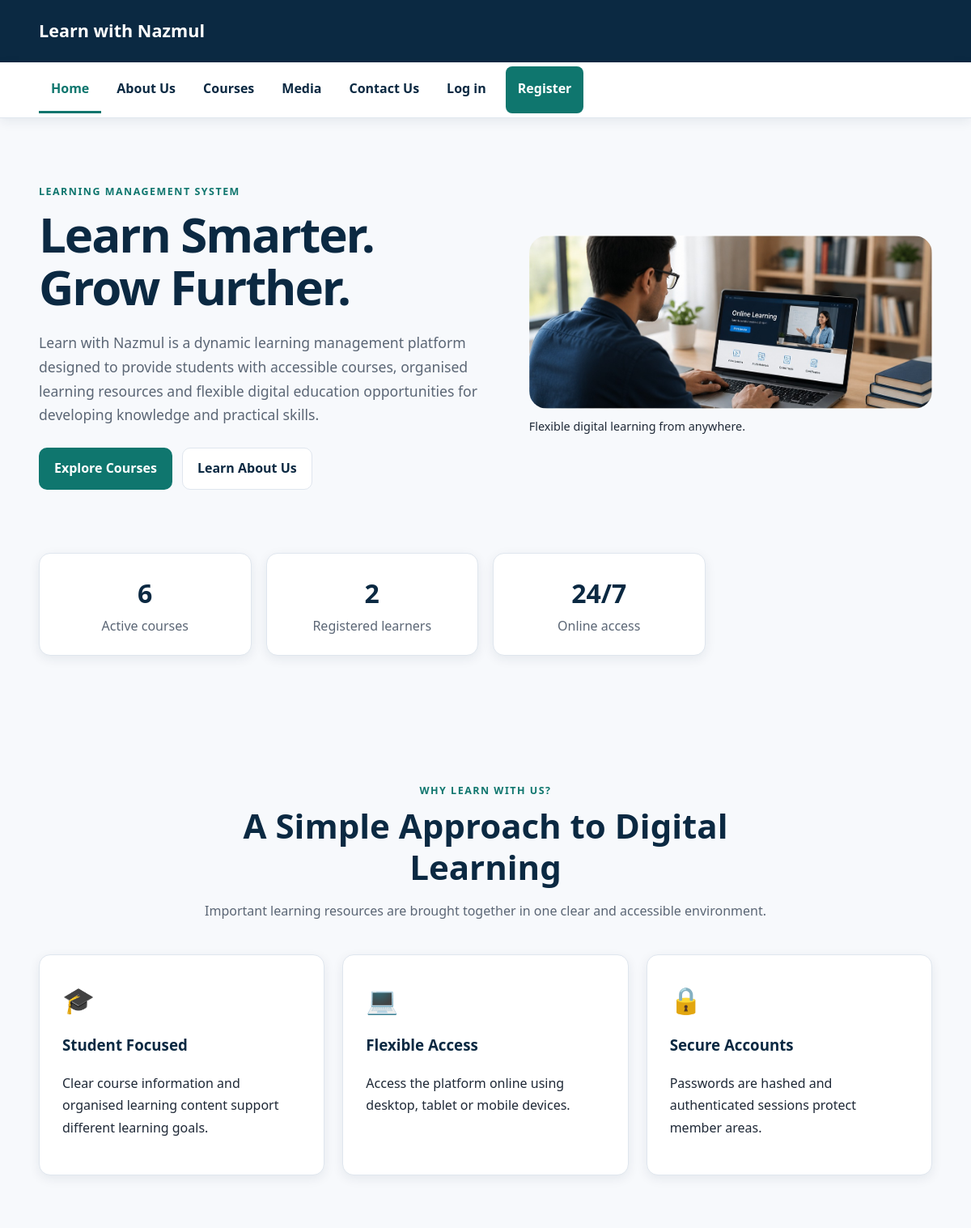
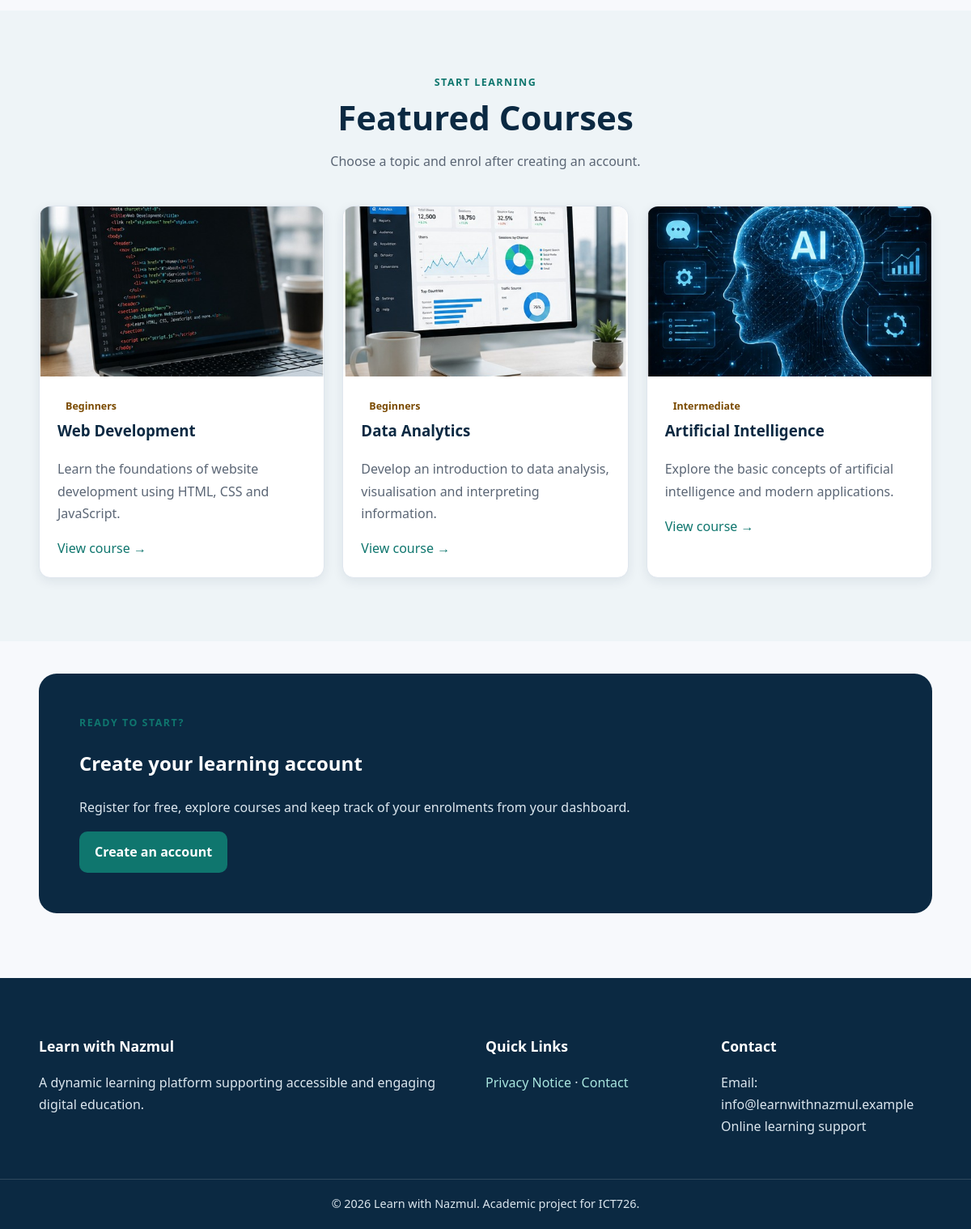
The page / on the database its author committed (2 pictures, top to bottom).
### tables this page shows
CREATE TABLE courses (
  id INT UNSIGNED AUTO_INCREMENT PRIMARY KEY,
  title VARCHAR(120) NOT NULL,
  short_description VARCHAR(500) NOT NULL,
  description TEXT NOT NULL,
  topics VARCHAR(255) NOT NULL,
  level VARCHAR(40) NOT NULL,
  image VARCHAR(255) NOT NULL,
  is_active TINYINT(1) NOT NULL DEFAULT 1,
  created_at TIMESTAMP NOT NULL DEFAULT CURRENT_TIMESTAMP
);

### config.php (called while the page is built, shortened)
<?php
function url(string $path = ''): string {
    return BASE_URL . '/' . ltrim($path, '/');
}
?>

### index.php (the view, shortened to what this page needs)
<?php require_once 'includes/bootstrap.php';
$pdo=db(); $courseCount=(int)$pdo->query("SELECT COUNT(*) FROM courses WHERE is_active=1")->fetchColumn(); $userCount=(int)$pdo->query("SELECT COUNT(*) FROM users")->fetchColumn();
$featured=$pdo->query("SELECT id,title,short_description,level,image FROM courses WHERE is_active=1 ORDER BY id LIMIT 3")->fetchAll(); ?>
<main>
<section class="hero" aria-labelledby="hero-title"><div class="hero-content"><p class="eyebrow">LEARNING MANAGEMENT SYSTEM</p><h1 id="hero-title">Learn Smarter.<br>Grow Further.</h1><p class="hero-description">Learn with Nazmul is a dynamic learning management platform designed to provide students with accessible courses, organised learning resources and flexible digital education opportunities for developing knowledge and practical skills.</p><div class="hero-buttons"><a class="button primary-button" href="<?= e(url('courses.php')) ?>">Explore Courses</a><a class="button secondary-button" href="<?= e(url('about.php')) ?>">Learn About Us</a></div></div><figure class="hero-image"><img src="<?= e(url('images/hero-learning.jpg')) ?>" alt="Student using a laptop to participate in online learning"><figcaption>Flexible digital learning from anywhere.</figcaption></figure></section>
<section class="stats-section" aria-label="Platform statistics"><div class="stats-grid"><div class="stat-card"><strong><?= $courseCount ?></strong><span>Active courses</span></div><div class="stat-card"><strong><?= $userCount ?></strong><span>Registered learners</span></div><div class="stat-card"><strong>24/7</strong><span>Online access</span></div></div></section>
<section aria-labelledby="features-title"><div class="section-heading"><p class="section-label">WHY LEARN WITH US?</p><h2 id="features-title">A Simple Approach to Digital Learning</h2><p>Important learning resources are brought together in one clear and accessible environment.</p></div><div class="features-grid"><article class="feature-card"><div class="feature-icon" aria-hidden="true">🎓</div><h3>Student Focused</h3><p>Clear course information and organised learning content support different learning goals.</p></article><article class="feature-card"><div class="feature-icon" aria-hidden="true">💻</div><h3>Flexible Access</h3><p>Access the platform online using desktop, tablet or mobile devices.</p></article><article class="feature-card"><div class="feature-icon" aria-hidden="true">🔒</div><h3>Secure Accounts</h3><p>Passwords are hashed and authenticated sessions protect member areas.</p></article></div></section>
<section class="alt-section" aria-labelledby="featured-title"><div class="section-heading"><p class="section-label">START LEARNING</p><h2 id="featured-title">Featured Courses</h2><p>Choose a topic and enrol after creating an account.</p></div><div class="course-grid"><?php foreach($featured as $c): ?><article class="course-card"><img src="<?= e(url('images/'.$c['image'])) ?>" alt="Course image for <?= e($c['title']) ?>"><div class="course-card-body"><span class="badge"><?= e($c['level']) ?></span><h3><?= e($c['title']) ?></h3><p><?= e($c['short_description']) ?></p><a href="<?= e(url('course.php?id='.$c['id'])) ?>">View course <span aria-hidden="true">→</span></a></div></article><?php endforeach; ?></div></section>
<section class="cta-section"><div><p class="section-label">READY TO START?</p><h2>Create your learning account</h2><p>Register for free, explore courses and keep track of your enrolments from your dashboard.</p><a class="button primary-button" href="<?= e(url('register.php')) ?>">Create an account</a></div></section>
</main><?php site_footer(); ?>

### css/style.css (style rules this page uses)
* { box-sizing:border-box }
html { scroll-behavior:smooth;font-size:16px }
body { margin:0;font-family:"Segoe UI",Arial,sans-serif;color:#1f2937;background:#f7f9fc;line-height:1.7;-webkit-font-smoothing:antialiased }
img { display:block;max-width:100%;height:auto }
figure { margin:0 }
a { color:#0f766e;text-decoration:none }
:root { --primary:#123b5d;--primary-dark:#0b2942;--primary-light:#eaf3f8;--accent:#0f766e;--accent-dark:#0b5d57;--accent-light:#e7f7f5;--gold:#f59e0b;--text:#1f2937;--text-light:#5b6675;--white:#fff;--background:#f7f9fc;--surface:#fff;--border:#dfe6ee;--success:#15803d;--danger:#dc2626;--shadow-sm:0 4px 14px rgba(15,39,64,.08);--shadow-md:0 10px 30px rgba(15,39,64,.12);--radius-sm:8px;--radius-md:14px;--radius-lg:22px;--container:1180px }
main>section { padding:78px 0 }
.hero { width:min(92%,var(--container));margin:auto;display:grid;grid-template-columns:1.05fr .95fr;gap:55px;align-items:center;padding-top:80px }
.eyebrow,.section-label { margin:0;color:var(--accent);font-size:.78rem;font-weight:800;letter-spacing:.12em;text-transform:uppercase }
.hero h1,.page-hero h1 { font-size:clamp(2.5rem,5vw,4.5rem);line-height:1.08;color:var(--primary-dark);letter-spacing:-.035em;margin:10px 0 22px }
.hero-description { font-size:1.1rem;color:var(--text-light);max-width:690px }
.hero-image img,.rounded-image { border-radius:var(--radius-lg);box-shadow:var(--shadow-lg) }
figcaption { color:var(--muted);font-size:.9rem;margin-top:10px }
.hero-buttons { display:flex;gap:12px;flex-wrap:wrap;margin-top:25px }
.button { display:inline-flex;align-items:center;justify-content:center;border:1px solid transparent;border-radius:10px;padding:11px 18px;font-weight:800;text-decoration:none }
.primary-button { background:var(--accent);color:#fff }
.secondary-button { background:#fff;color:var(--primary-dark);border-color:var(--border) }
.stats-section { padding-top:0!important }
.stats-grid { width:min(92%,var(--container));margin:auto;display:grid;grid-template-columns:repeat(4,1fr);gap:18px }
.stat-card { background:#fff;border:1px solid var(--border);border-radius:14px;padding:22px;text-align:center;box-shadow:var(--shadow-sm) }
.stat-card strong { display:block;font-size:2rem;color:var(--primary-dark) }
.stat-card span { color:var(--text-light) }
.section-heading { max-width:760px;margin:0 auto 40px;text-align:center }
.section-heading h2 { font-size:clamp(2rem,3.5vw,3rem);color:var(--primary-dark);line-height:1.2;margin:8px 0 14px }
.section-heading p:last-child { color:var(--text-light) }
.features-grid,.course-grid,.two-column { width:min(92%,var(--container));margin:auto;display:grid;grid-template-columns:repeat(3,1fr);gap:22px }
.feature-card,.course-card,.card,.form-card { background:#fff;border:1px solid var(--border);border-radius:var(--radius-md);box-shadow:var(--shadow-sm) }
.feature-card { padding:28px }
.feature-icon { font-size:2rem;margin-bottom:12px }
.feature-card h3,.course-card h3,.card h2,.form-card h2 { color:var(--primary-dark);margin-top:0 }
.alt-section { background:#eef4f7 }
.course-card { overflow:hidden;transition:transform .2s ease,box-shadow .2s ease }
.course-card>img { width:100%;height:210px;object-fit:cover }
.course-card-body { padding:22px }
.course-card-body p { color:var(--text-light) }
.badge { display:inline-block;background:var(--gold-light);color:#7a4a00;border-radius:999px;padding:4px 10px;font-size:.78rem;font-weight:800 }
.cta-section { width:min(92%,var(--container));margin:40px auto 80px;background:var(--primary-dark);color:#fff;border-radius:var(--radius-lg);padding:50px!important }
.cta-section h2 { color:#fff }
.cta-section p:not(.section-label) { color:#dce7ef;max-width:700px }

### rows shown on the page
courses: image (picture), level "Beginners", title "Web Development", short_description "Learn the foundations of website development using HTML, CSS and JavaScript."
courses: image (picture), level "Beginners", title "Data Analytics", short_description "Develop an introduction to data analysis, visualisation and interpreting information."
courses: image (picture), level "Intermediate", title "Artificial Intelligence", short_description "Explore the basic concepts of artificial intelligence and modern applications."

### other values the page prints
$label "Home"
$label "About Us"
$label "Courses"
$label "Media"
$label "Contact Us"
$courseCount "6"
$userCount "2"
